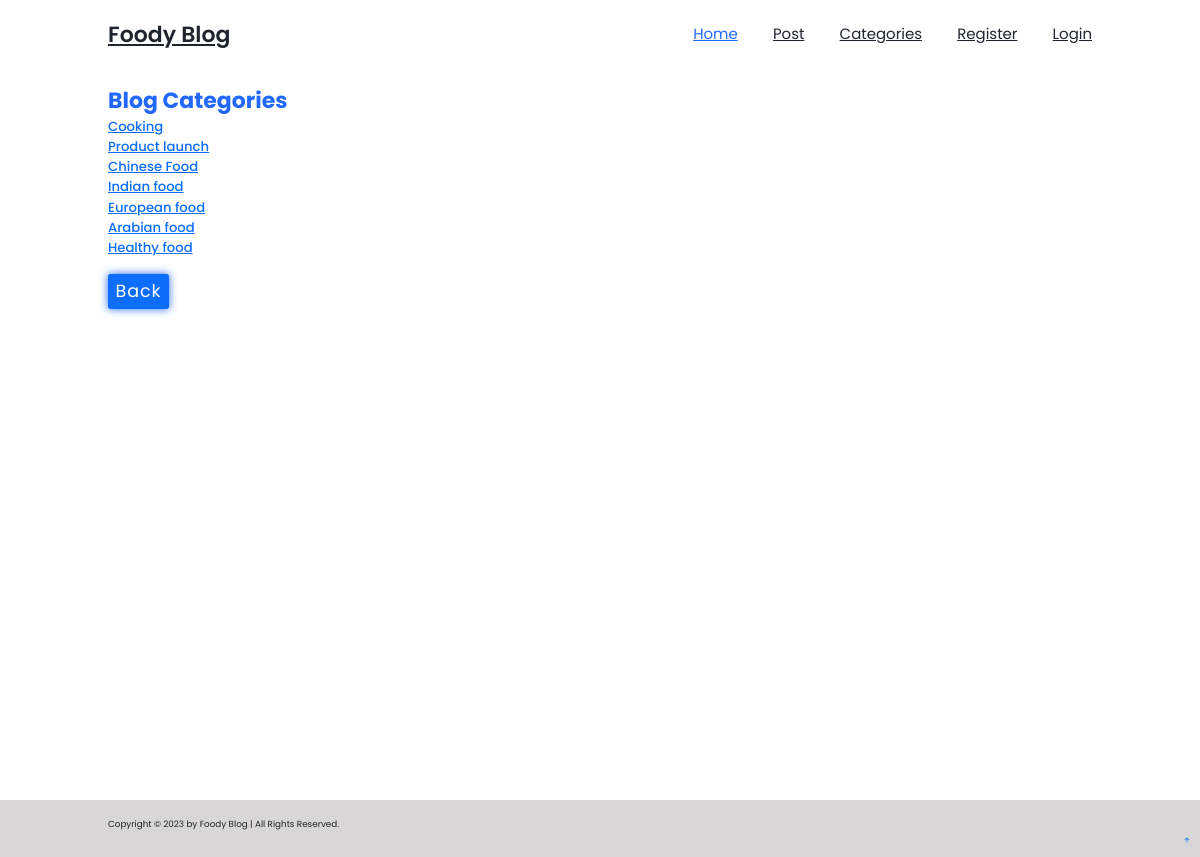
The page /category_list/ on the database as committed earlier.
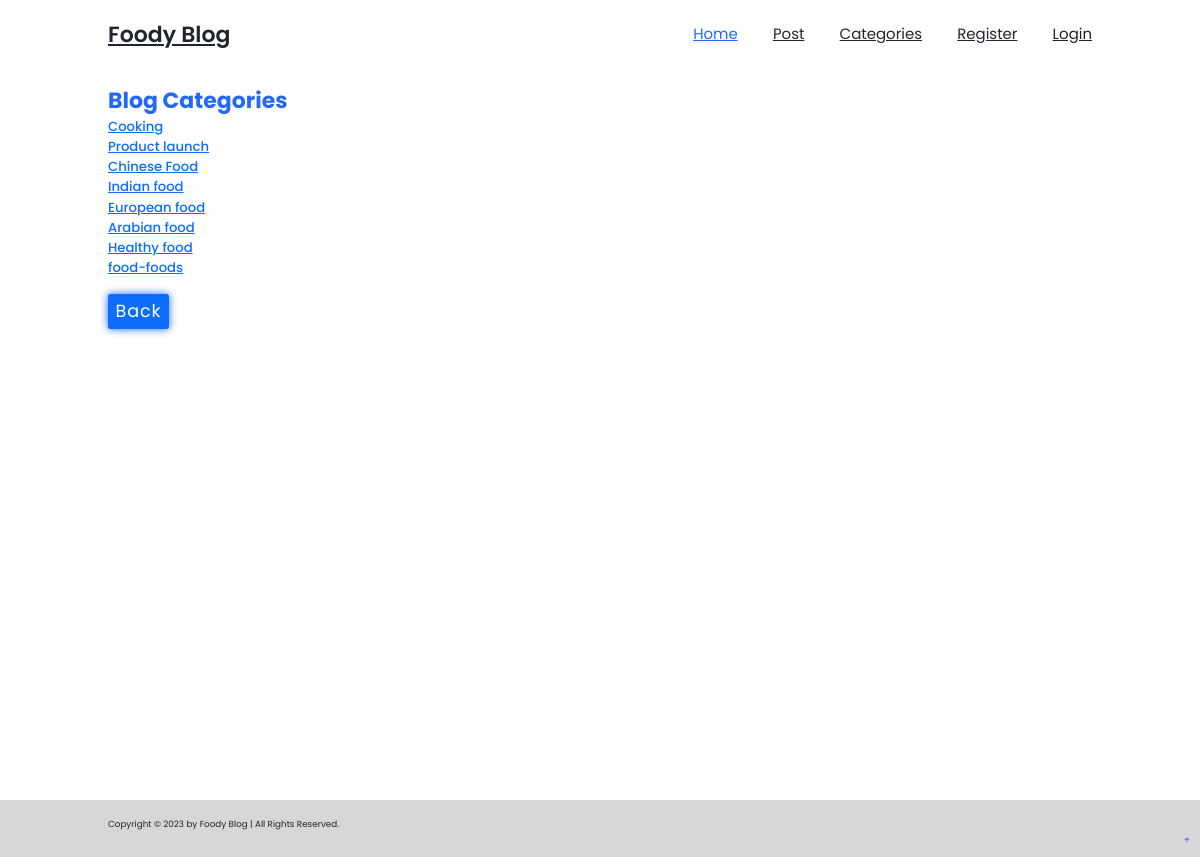
The same page on the database as committed later.
### Blog_app/models.py (models this page shows, shortened)
class Category(models.Model):
    name = models.CharField(max_length=255)
    def __str__(self):
        return self.name

### Blog_app/views.py (the view)
# urls.py: path('category_list/', CategoryListView, name="category_list"),
def CategoryListView(request):
    cat_menu_list = Category.objects.all()
    return render(request, 'category_list.html', {'cat_menu_list': cat_menu_list})

### Blog_app/templates/category_list.html (shortened to what this page needs)
{% extends 'base.html' %}
{% load static %}
{% block content %}
<link rel="stylesheet"
    href=" https://cdn.jsdelivr.net/npm/bootstrap@5.1.3/dist/css/bootstrap.min.css ">
<section class="category_list" id="category_list">
    <h1 style="color: var(--main-color);" class="fw-bold fs-1">Blog Categories</h1>
    {% for item in cat_menu_list %}
            <h4><a href="{% url 'category' item %}">{{ item }}</a></h4>
            {% endfor %}
            <br>
    <a href="{% url 'home' %}" class="fs-2 btn btn-primary">Back</a>
</section>
{% endblock content %}

Rows that differ between the two databases and show on the page:
added Category: name "food-foods"
